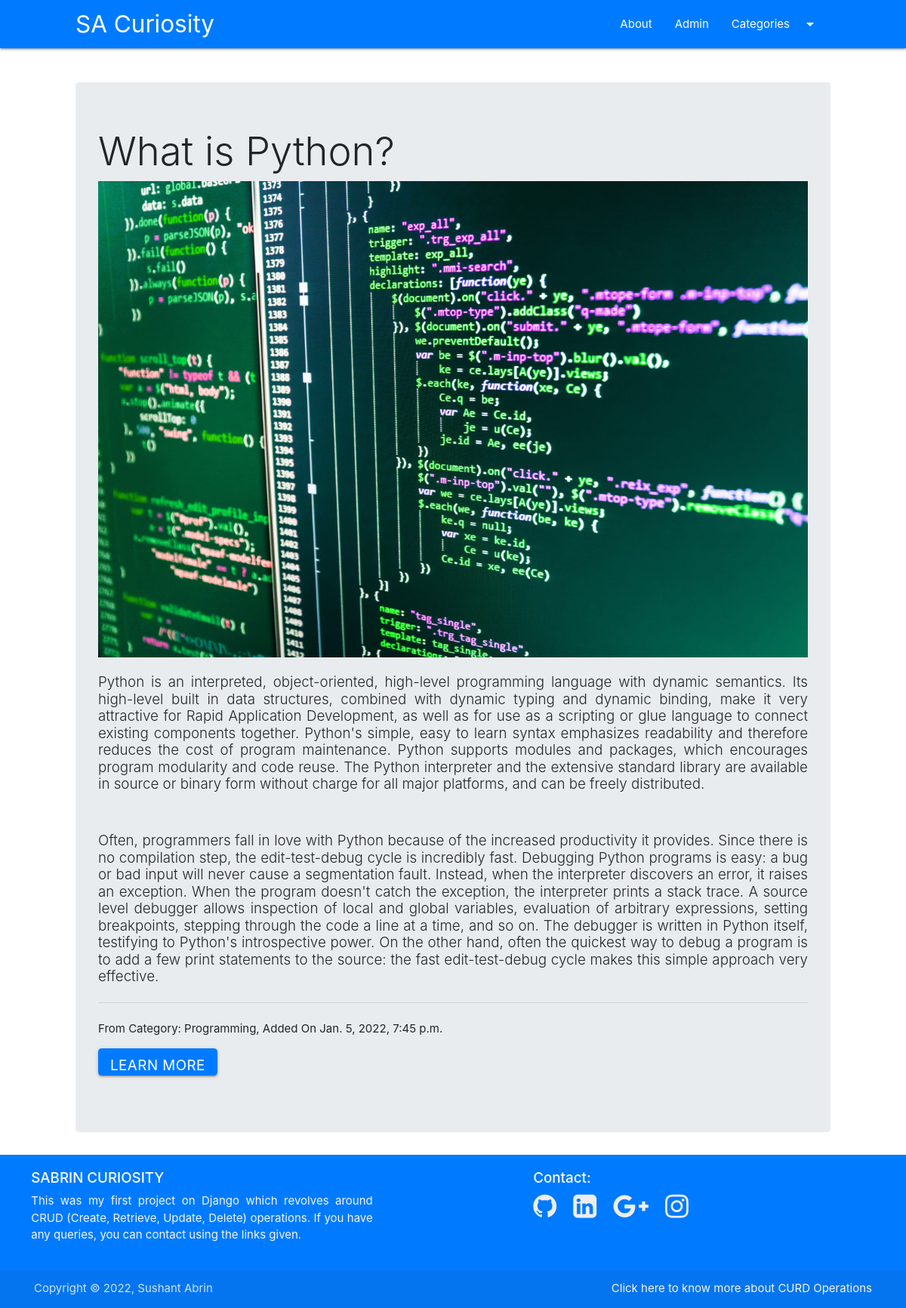
Page /curiosity/python on the committed database.
### curiosity/models.py (models this page shows, shortened)
class Post(models.Model):
    post_id = models.AutoField(primary_key = True)
    title = models.CharField(max_length=200)
    content = HTMLField()
    url=models.CharField(max_length=100)
    cat = models.ForeignKey(Category,on_delete=models.CASCADE)
    image = models.ImageField(upload_to='post/')
    date_added = models.DateTimeField(auto_now_add=True,null=True)

class Category(models.Model):
    title = models.CharField(max_length=100)
    cat_id = models.AutoField(primary_key=True)
    description = models.TextField()
    url = models.CharField(max_length=100)
    image = models.ImageField(upload_to='category/')
    date_added = models.DateTimeField(auto_now_add=True,null=True)

### curiosity/views.py (the view)
# urls.py: path('curiosity/<slug:url>', post),
def post(request,url):
    post = Post.objects.get(url=url)
    cats = Category.objects.all()
    return render(request,'posts.html',{'post':post, 'cats':cats})

### templates/posts.html (shortened to what this page needs)
{%extends 'base.html'%}
{%block content%}
<br><br>
    <div class="jumbotron">
      <h1 class="display-4">{{post.title}}</h1>
      <center><img src="/media/{{post.image}}" class="responsive-img"  alt=""></center><br>
      <h6 class="lead" align="justify">{{post.content | safe}}</h6>
      <hr class="my-4">
      <p>From Category: {{post.cat.title}}, Added On {{post.date_added}} </p>
      <p class="lead">
        <a class="btn btn-primary btn-lg" href="https://www.google.com/search?q={{post.title}}" role="button">Learn more</a>
      </p>
    </div>
  </div>
{%endblock%}

### rows in the picture
Post: title "What is Python?", image (picture), content "Python is an interpreted, object-oriented, high-level programming language with dynamic semantics. Its high-level built in data structures, combined with dynamic typing and dynamic binding, make it very attractive for Rapid Application Development, as well as for use as a scripting or glue language to connect existing components together. Python's simple, easy to learn syntax emphasizes readability and therefore reduces the cost of program maintenance. Python supports modules and packages, which encourages program modularity and code reuse. The Python interpreter and the extensive standard library are available in source or binary form without charge for all major platforms, and can be…", cat "Programming", date_added "Jan. 5, 2022, 7:45 p.m."
